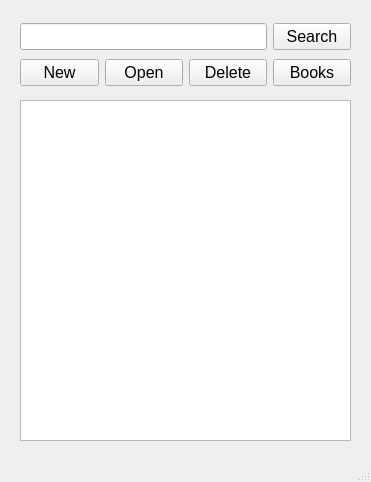
<?xml version="1.0" encoding="UTF-8"?>
<ui version="4.0">
 <class>BrowserWindow</class>
 <widget class="QMainWindow" name="BrowserWindow">
  <property name="geometry">
   <rect>
    <x>0</x>
    <y>0</y>
    <width>371</width>
    <height>482</height>
   </rect>
  </property>
  <property name="windowTitle">
   <string>Select Your Book</string>
  </property>
  <widget class="QWidget" name="centralwidget">
   <widget class="QWidget" name="gridLayoutWidget_2">
    <property name="geometry">
     <rect>
      <x>20</x>
      <y>20</y>
      <width>331</width>
      <height>71</height>
     </rect>
    </property>
    <layout class="QGridLayout" name="gridLayout_2">
     <item row="0" column="0" colspan="3">
      <widget class="QLineEdit" name="SearchLine">
       <property name="font">
        <font>
         <pointsize>12</pointsize>
        </font>
       </property>
      </widget>
     </item>
     <item row="1" column="1">
      <widget class="QPushButton" name="OpenButton">
       <property name="font">
        <font>
         <pointsize>12</pointsize>
        </font>
       </property>
       <property name="text">
        <string>Open</string>
       </property>
      </widget>
     </item>
     <item row="1" column="0">
      <widget class="QPushButton" name="NewButton">
       <property name="font">
        <font>
         <pointsize>12</pointsize>
        </font>
       </property>
       <property name="text">
        <string>New</string>
       </property>
      </widget>
     </item>
     <item row="0" column="3">
      <widget class="QPushButton" name="SearchButton">
       <property name="font">
        <font>
         <pointsize>12</pointsize>
        </font>
       </property>
       <property name="text">
        <string>Search</string>
       </property>
      </widget>
     </item>
     <item row="1" column="2">
      <widget class="QPushButton" name="DeleteButton">
       <property name="font">
        <font>
         <pointsize>12</pointsize>
        </font>
       </property>
       <property name="text">
        <string>Delete</string>
       </property>
      </widget>
     </item>
     <item row="1" column="3">
      <widget class="QPushButton" name="BooksButton">
       <property name="font">
        <font>
         <pointsize>12</pointsize>
        </font>
       </property>
       <property name="text">
        <string>Books</string>
       </property>
      </widget>
     </item>
    </layout>
   </widget>
   <widget class="QListWidget" name="ListWidget">
    <property name="geometry">
     <rect>
      <x>20</x>
      <y>100</y>
      <width>331</width>
      <height>341</height>
     </rect>
    </property>
    <property name="font">
     <font>
      <pointsize>12</pointsize>
     </font>
    </property>
   </widget>
  </widget>
  <widget class="QMenuBar" name="menubar">
   <property name="geometry">
    <rect>
     <x>0</x>
     <y>0</y>
     <width>371</width>
     <height>21</height>
    </rect>
   </property>
  </widget>
  <widget class="QStatusBar" name="statusbar"/>
 </widget>
 <resources/>
 <connections/>
</ui>
